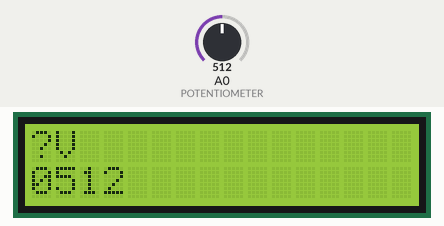
The sketch below on a simulated Arduino Uno, built with avr-gcc and run on an emulated ATmega328P. Parts: 16×2 character LCD. Inputs (shaded band) come from the test bench; at power-on: A0 (POTENTIOMETER) = 512.

Above: at 1.2 s.
1.3 s: A0 (POTENTIOMETER) set to 716
At 1.9 s:
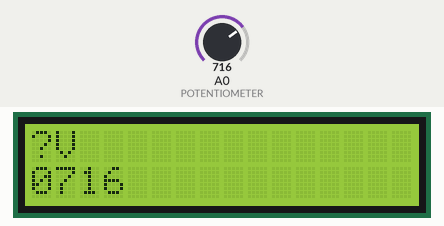
2.8 s: A0 (POTENTIOMETER) set to 900
At 4.0 s:
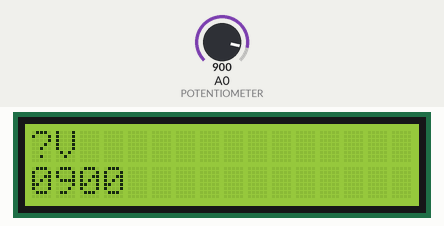
4.3 s: A0 (POTENTIOMETER) set to 1023
At 5.4 s:
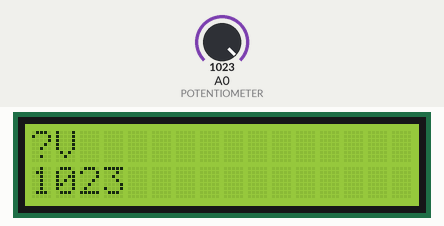
Timing chart, 0 to 7.3 s (numbered marks = the images above; inputs shaded):
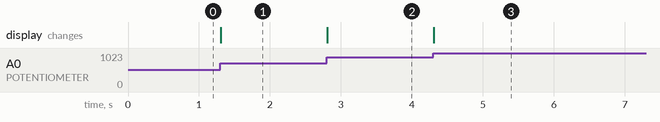

Measured:
- after the input at 1.3 s, the display: changes at once (image 1)
- after the input at 2.8 s, the display: changes at once (image 2)
- after the input at 4.3 s, the display: changes at once (image 3)

The sketch:

task3.ino
```cpp
#include <LiquidCrystal_I2C.h>

#define POTENTIOMETER A0
#define OUTPUT_BYTE_SIZE_VOLT 6 // need 5 bytes for 0.00V - 5.00V and 1 '\0'
#define OUTPUT_BYTE_SIZE_ADC 5  // need 4 bytes for 0000 - 1023 and 1 '\0'
#define MAX_INPUT_LEVEL 1023.0
#define MAX_VOLTAGE 5.0

LiquidCrystal_I2C lcd(0x27, 16, 2);
int prevAdcValue = 0;

void setup() {
  lcd.init();
  lcd.backlight();
  lcd.clear();
}

void loop() {
  int adcValue = analogRead(POTENTIOMETER);
  if (prevAdcValue == adcValue) {
    return;
  }

  float voltValue = adcValue * MAX_VOLTAGE / MAX_INPUT_LEVEL;
  char voltValueStr[OUTPUT_BYTE_SIZE_VOLT] = {0};
  snprintf(&voltValueStr[0], OUTPUT_BYTE_SIZE_VOLT, "%.2fV", voltValue);
  lcd.setCursor(0, 0);
  lcd.print(voltValueStr);
  char adcValueStr[OUTPUT_BYTE_SIZE_ADC] = {0};
  snprintf(&adcValueStr[0], OUTPUT_BYTE_SIZE_ADC, "%.4d", adcValue);
  lcd.setCursor(0, 1);
  lcd.print(adcValueStr);
  prevAdcValue = adcValue;
}
```
